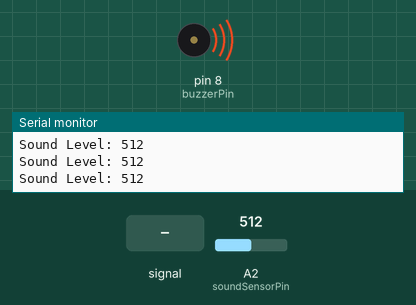
This sketch was run on a simulated Arduino Uno, built with avr-gcc and run on an emulated ATmega328P. On the bench: buzzer (waves = sounding, pin HIGH), the last lines printed to the serial monitor. Inputs (shaded band) come from the test bench; at power-on: A2 (soundSensorPin) = 512.

Above: at 1.3 s.
1.4 s: A2 (soundSensorPin) fed a 200 Hz sine of ±460 counts around its level
At 4.2 s:
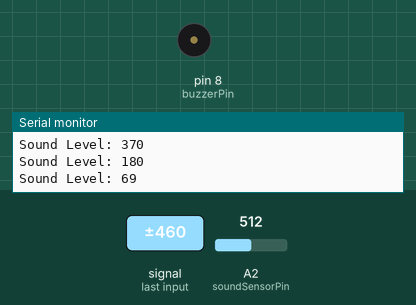
4.4 s: A2 (soundSensorPin) set to 269
At 5.3 s:
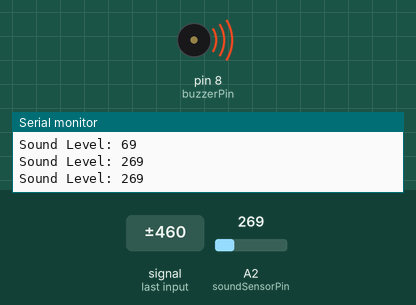
6.0 s: A2 (soundSensorPin) set to 234
At 6.4 s:
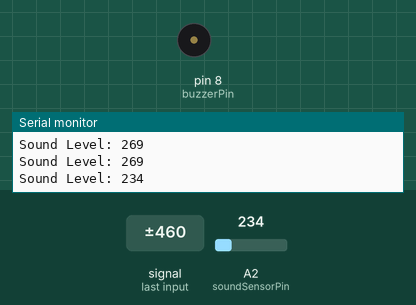
7.5 s: A2 (soundSensorPin) set to 260
At 8.8 s:
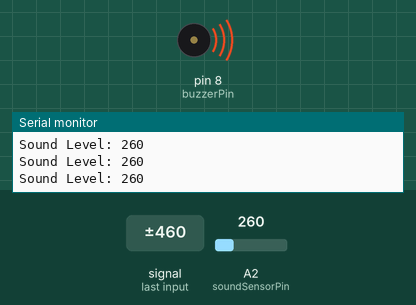
Timing chart, 0 to 10.0 s (numbered marks = the images above; inputs shaded):
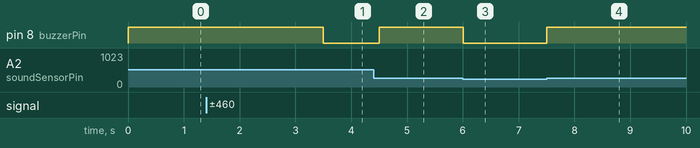

The sketch:

sketch_may20a.ino
```cpp
const int soundSensorPin = A2; // Analog pin connected to the Big Sound Sensor Module
const int buzzerPin = 8; // Digital pin connected to the buzzer

void setup() {
  pinMode(soundSensorPin, INPUT); // Set the Sound Sensor pin as INPUT
  pinMode(buzzerPin, OUTPUT); // Set the buzzer pin as OUTPUT
  Serial.begin(9600); // Initialize serial communication for debugging (optional)
}

void loop() {
  int soundValue = analogRead(soundSensorPin); // Read the analog value from the Sound Sensor

  // Display the sound sensor value on the Serial Monitor
  Serial.print("Sound Level: ");
  Serial.println(soundValue);

  // Adjust the threshold value according to your environment
  int threshold = 250;

  if (soundValue > threshold) {
    // Sound detected! Add your desired action here.
    // For example, turn on the buzzer as an auditory indication of sound detection.
    digitalWrite(buzzerPin, HIGH);
  } else {
    // No sound detected, turn off the buzzer
    digitalWrite(buzzerPin, LOW);
  }

  delay(500); // Add a small delay to avoid rapid repeated detections
} 
```

Measured:
- the behaviour switches between 251 and 250 on A2 (soundSensorPin) (found by bisection; images 2 and 3)
- after the input at 1.4 s, pin 8 (buzzerPin): HIGH → LOW after 2.1 s
- after the input at 4.4 s, pin 8 (buzzerPin): LOW → HIGH after 0.10 s instead of 1.1 s
- after the input at 6.0 s, pin 8 (buzzerPin): HIGH → LOW at once
- after the input at 7.5 s, pin 8 (buzzerPin): LOW → HIGH at once
